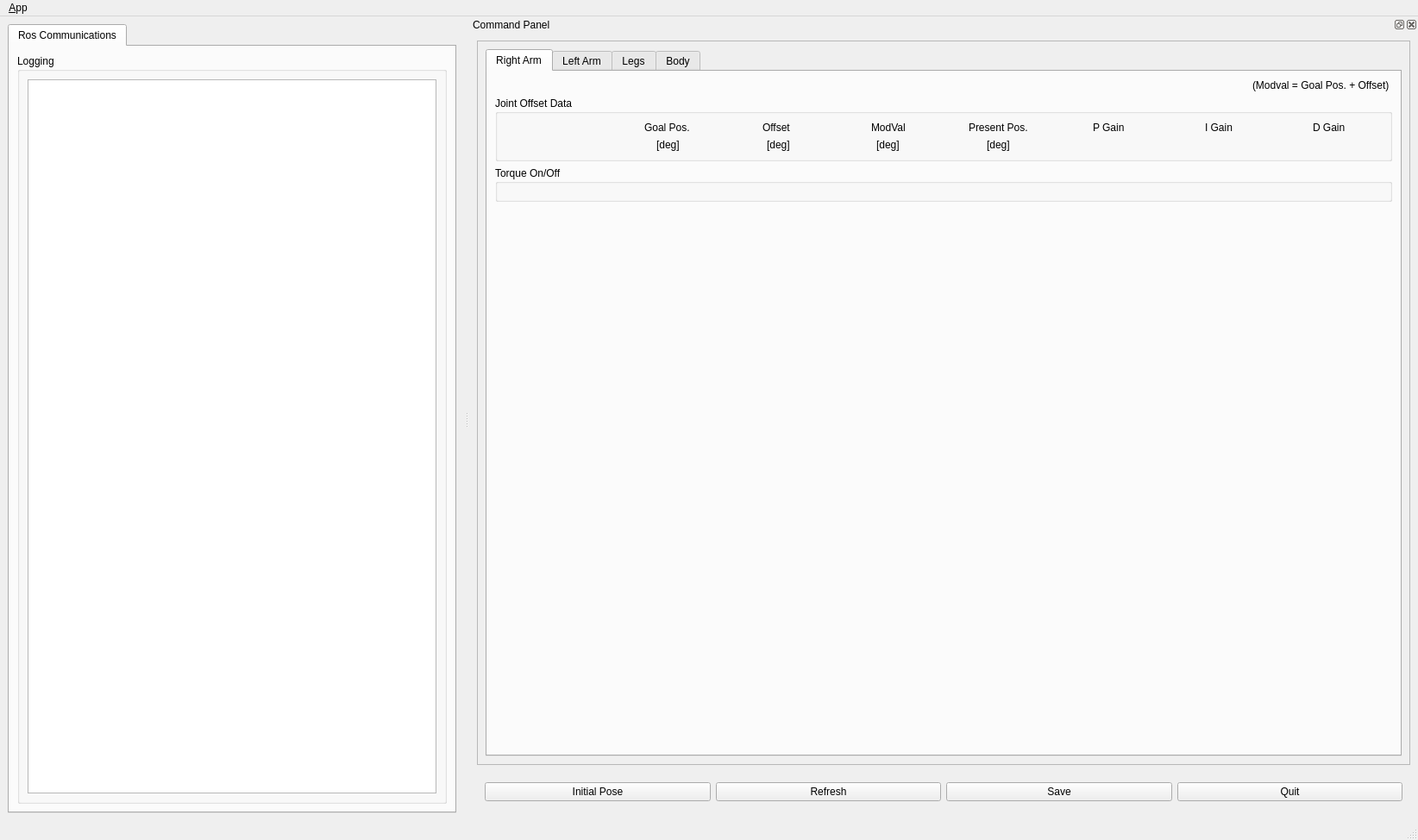
<?xml version="1.0" encoding="UTF-8"?>
<ui version="4.0">
 <class>MainWindow</class>
 <widget class="QMainWindow" name="MainWindow">
  <property name="geometry">
   <rect>
    <x>0</x>
    <y>0</y>
    <width>1644</width>
    <height>974</height>
   </rect>
  </property>
  <property name="sizePolicy">
   <sizepolicy hsizetype="Expanding" vsizetype="Expanding">
    <horstretch>0</horstretch>
    <verstretch>0</verstretch>
   </sizepolicy>
  </property>
  <property name="windowTitle">
   <string>QRosApp</string>
  </property>
  <property name="windowIcon">
   <iconset resource="../resources/images.qrc">
    <normaloff>:/images/icon.png</normaloff>:/images/icon.png</iconset>
  </property>
  <property name="locale">
   <locale language="English" country="Australia"/>
  </property>
  <widget class="QWidget" name="centralwidget">
   <layout class="QHBoxLayout" name="horizontalLayout_3">
    <item>
     <widget class="QTabWidget" name="tab_manager">
      <property name="sizePolicy">
       <sizepolicy hsizetype="Minimum" vsizetype="Preferred">
        <horstretch>0</horstretch>
        <verstretch>0</verstretch>
       </sizepolicy>
      </property>
      <property name="minimumSize">
       <size>
        <width>500</width>
        <height>0</height>
       </size>
      </property>
      <property name="maximumSize">
       <size>
        <width>16777215</width>
        <height>1000</height>
       </size>
      </property>
      <property name="locale">
       <locale language="English" country="Australia"/>
      </property>
      <property name="currentIndex">
       <number>0</number>
      </property>
      <widget class="QWidget" name="tab_status">
       <attribute name="title">
        <string>Ros Communications</string>
       </attribute>
       <layout class="QVBoxLayout" name="verticalLayout_2">
        <item>
         <widget class="QGroupBox" name="logging_groupBox">
          <property name="sizePolicy">
           <sizepolicy hsizetype="MinimumExpanding" vsizetype="Preferred">
            <horstretch>0</horstretch>
            <verstretch>0</verstretch>
           </sizepolicy>
          </property>
          <property name="title">
           <string>Logging</string>
          </property>
          <layout class="QGridLayout" name="gridLayout_3">
           <item row="0" column="0">
            <widget class="QListView" name="view_logging"/>
           </item>
          </layout>
         </widget>
        </item>
       </layout>
      </widget>
     </widget>
    </item>
   </layout>
  </widget>
  <widget class="QMenuBar" name="menubar">
   <property name="geometry">
    <rect>
     <x>0</x>
     <y>0</y>
     <width>1644</width>
     <height>25</height>
    </rect>
   </property>
   <widget class="QMenu" name="menu_File">
    <property name="title">
     <string>&amp;App</string>
    </property>
    <addaction name="action_Preferences"/>
    <addaction name="separator"/>
    <addaction name="actionAbout"/>
    <addaction name="actionAbout_Qt"/>
    <addaction name="separator"/>
    <addaction name="action_Quit"/>
   </widget>
   <addaction name="menu_File"/>
  </widget>
  <widget class="QStatusBar" name="statusbar"/>
  <widget class="QDockWidget" name="dock_status">
   <property name="sizePolicy">
    <sizepolicy hsizetype="Minimum" vsizetype="Preferred">
     <horstretch>0</horstretch>
     <verstretch>0</verstretch>
    </sizepolicy>
   </property>
   <property name="minimumSize">
    <size>
     <width>1100</width>
     <height>878</height>
    </size>
   </property>
   <property name="allowedAreas">
    <set>Qt::RightDockWidgetArea</set>
   </property>
   <property name="windowTitle">
    <string>Command Panel</string>
   </property>
   <attribute name="dockWidgetArea">
    <number>2</number>
   </attribute>
   <widget class="QWidget" name="dockWidgetContents_2">
    <property name="sizePolicy">
     <sizepolicy hsizetype="Minimum" vsizetype="Preferred">
      <horstretch>0</horstretch>
      <verstretch>0</verstretch>
     </sizepolicy>
    </property>
    <layout class="QVBoxLayout" name="verticalLayout">
     <item>
      <widget class="QFrame" name="frame">
       <property name="sizePolicy">
        <sizepolicy hsizetype="Minimum" vsizetype="Minimum">
         <horstretch>0</horstretch>
         <verstretch>0</verstretch>
        </sizepolicy>
       </property>
       <property name="maximumSize">
        <size>
         <width>16777215</width>
         <height>1000</height>
        </size>
       </property>
       <property name="frameShape">
        <enum>QFrame::StyledPanel</enum>
       </property>
       <property name="frameShadow">
        <enum>QFrame::Raised</enum>
       </property>
       <layout class="QVBoxLayout" name="verticalLayout_3">
        <item>
         <widget class="QTabWidget" name="tab">
          <property name="sizePolicy">
           <sizepolicy hsizetype="Minimum" vsizetype="Minimum">
            <horstretch>0</horstretch>
            <verstretch>0</verstretch>
           </sizepolicy>
          </property>
          <property name="minimumSize">
           <size>
            <width>0</width>
            <height>0</height>
           </size>
          </property>
          <property name="maximumSize">
           <size>
            <width>16777215</width>
            <height>3000</height>
           </size>
          </property>
          <property name="currentIndex">
           <number>0</number>
          </property>
          <widget class="QWidget" name="right_arm_tab">
           <attribute name="title">
            <string>Right Arm</string>
           </attribute>
           <layout class="QVBoxLayout" name="verticalLayout_4">
            <item alignment="Qt::AlignRight">
             <widget class="QLabel" name="right_arm_modval">
              <property name="maximumSize">
               <size>
                <width>16777215</width>
                <height>20</height>
               </size>
              </property>
              <property name="text">
               <string>(Modval = Goal Pos. + Offset) </string>
              </property>
             </widget>
            </item>
            <item>
             <widget class="QGroupBox" name="right_arm_group">
              <property name="sizePolicy">
               <sizepolicy hsizetype="Minimum" vsizetype="Minimum">
                <horstretch>0</horstretch>
                <verstretch>0</verstretch>
               </sizepolicy>
              </property>
              <property name="maximumSize">
               <size>
                <width>16777215</width>
                <height>350</height>
               </size>
              </property>
              <property name="title">
               <string>Joint Offset Data</string>
              </property>
              <layout class="QGridLayout" name="gridLayout">
               <item row="1" column="4" alignment="Qt::AlignHCenter">
                <widget class="QLabel" name="r_arm_present_pos">
                 <property name="text">
                  <string>Present Pos.</string>
                 </property>
                </widget>
               </item>
               <item row="2" column="2" alignment="Qt::AlignHCenter">
                <widget class="QLabel" name="r_arm_deg_2">
                 <property name="text">
                  <string>[deg]</string>
                 </property>
                </widget>
               </item>
               <item row="1" column="3" alignment="Qt::AlignHCenter">
                <widget class="QLabel" name="r_arm_modval">
                 <property name="text">
                  <string>ModVal</string>
                 </property>
                </widget>
               </item>
               <item row="1" column="2" alignment="Qt::AlignHCenter">
                <widget class="QLabel" name="r_arm_offset">
                 <property name="text">
                  <string>Offset </string>
                 </property>
                </widget>
               </item>
               <item row="2" column="4" alignment="Qt::AlignHCenter">
                <widget class="QLabel" name="r_arm_deg_4">
                 <property name="text">
                  <string>[deg]</string>
                 </property>
                </widget>
               </item>
               <item row="2" column="3" alignment="Qt::AlignHCenter">
                <widget class="QLabel" name="r_arm_deg_3">
                 <property name="text">
                  <string>[deg]</string>
                 </property>
                </widget>
               </item>
               <item row="1" column="7" alignment="Qt::AlignHCenter">
                <widget class="QLabel" name="r_arm_d_gain">
                 <property name="text">
                  <string>D Gain</string>
                 </property>
                </widget>
               </item>
               <item row="1" column="5" alignment="Qt::AlignHCenter">
                <widget class="QLabel" name="r_arm_p_gain">
                 <property name="text">
                  <string>P Gain</string>
                 </property>
                </widget>
               </item>
               <item row="1" column="6" alignment="Qt::AlignHCenter">
                <widget class="QLabel" name="r_arm_i_gain">
                 <property name="text">
                  <string>I Gain</string>
                 </property>
                </widget>
               </item>
               <item row="1" column="1" alignment="Qt::AlignHCenter">
                <widget class="QLabel" name="r_arm_goal_pos">
                 <property name="text">
                  <string>Goal Pos. </string>
                 </property>
                </widget>
               </item>
               <item row="2" column="1" alignment="Qt::AlignHCenter|Qt::AlignBottom">
                <widget class="QLabel" name="r_arm_deg_1">
                 <property name="text">
                  <string>[deg]</string>
                 </property>
                </widget>
               </item>
               <item row="1" column="0">
                <widget class="QLabel" name="label">
                 <property name="text">
                  <string/>
                 </property>
                </widget>
               </item>
               <item row="2" column="0">
                <widget class="QLabel" name="label_2">
                 <property name="text">
                  <string/>
                 </property>
                </widget>
               </item>
              </layout>
             </widget>
            </item>
            <item>
             <widget class="QGroupBox" name="right_arm_torque">
              <property name="sizePolicy">
               <sizepolicy hsizetype="Preferred" vsizetype="Preferred">
                <horstretch>0</horstretch>
                <verstretch>0</verstretch>
               </sizepolicy>
              </property>
              <property name="maximumSize">
               <size>
                <width>2100</width>
                <height>200</height>
               </size>
              </property>
              <property name="title">
               <string>Torque On/Off</string>
              </property>
              <layout class="QGridLayout" name="gridLayout_2"/>
             </widget>
            </item>
            <item>
             <spacer name="verticalSpacer">
              <property name="orientation">
               <enum>Qt::Vertical</enum>
              </property>
              <property name="sizeHint" stdset="0">
               <size>
                <width>20</width>
                <height>40</height>
               </size>
              </property>
             </spacer>
            </item>
           </layout>
          </widget>
          <widget class="QWidget" name="left_arm_tab">
           <attribute name="title">
            <string>Left Arm</string>
           </attribute>
           <layout class="QVBoxLayout" name="verticalLayout_5">
            <item alignment="Qt::AlignRight">
             <widget class="QLabel" name="left_arm_modval">
              <property name="text">
               <string>(Modval = Goal Pos. + Offset) </string>
              </property>
             </widget>
            </item>
            <item>
             <widget class="QGroupBox" name="left_arm_group">
              <property name="sizePolicy">
               <sizepolicy hsizetype="Minimum" vsizetype="Minimum">
                <horstretch>0</horstretch>
                <verstretch>0</verstretch>
               </sizepolicy>
              </property>
              <property name="maximumSize">
               <size>
                <width>16777215</width>
                <height>350</height>
               </size>
              </property>
              <property name="title">
               <string>Joint Offset Data</string>
              </property>
              <layout class="QGridLayout" name="gridLayout_4">
               <item row="0" column="6" alignment="Qt::AlignHCenter">
                <widget class="QLabel" name="l_arm_i_gain">
                 <property name="text">
                  <string>I Gain</string>
                 </property>
                </widget>
               </item>
               <item row="0" column="4" alignment="Qt::AlignHCenter">
                <widget class="QLabel" name="l_arm_present_pos">
                 <property name="text">
                  <string>Present Pos.</string>
                 </property>
                </widget>
               </item>
               <item row="0" column="1" alignment="Qt::AlignHCenter">
                <widget class="QLabel" name="l_arm_goal_pos">
                 <property name="text">
                  <string>Goal Pos.</string>
                 </property>
                </widget>
               </item>
               <item row="0" column="3" alignment="Qt::AlignHCenter">
                <widget class="QLabel" name="l_arm_modval">
                 <property name="text">
                  <string>ModVal</string>
                 </property>
                </widget>
               </item>
               <item row="0" column="5" alignment="Qt::AlignHCenter">
                <widget class="QLabel" name="l_arm_p_gain">
                 <property name="text">
                  <string>P Gain</string>
                 </property>
                </widget>
               </item>
               <item row="1" column="1" alignment="Qt::AlignHCenter">
                <widget class="QLabel" name="l_arm_deg_1">
                 <property name="text">
                  <string>[deg]</string>
                 </property>
                </widget>
               </item>
               <item row="0" column="2" alignment="Qt::AlignHCenter">
                <widget class="QLabel" name="l_arm_offset">
                 <property name="text">
                  <string>Offset</string>
                 </property>
                </widget>
               </item>
               <item row="1" column="4" alignment="Qt::AlignHCenter">
                <widget class="QLabel" name="l_arm_deg_4">
                 <property name="text">
                  <string>[deg]</string>
                 </property>
                </widget>
               </item>
               <item row="1" column="3" alignment="Qt::AlignHCenter">
                <widget class="QLabel" name="l_arm_deg_3">
                 <property name="text">
                  <string>[deg]</string>
                 </property>
                </widget>
               </item>
               <item row="1" column="2" alignment="Qt::AlignHCenter">
                <widget class="QLabel" name="l_arm_deg_2">
                 <property name="text">
                  <string>[deg]</string>
                 </property>
                </widget>
               </item>
               <item row="0" column="7" alignment="Qt::AlignHCenter">
                <widget class="QLabel" name="l_arm_d_gain">
                 <property name="text">
                  <string>D Gain</string>
                 </property>
                </widget>
               </item>
               <item row="1" column="0">
                <widget class="QLabel" name="label_4">
                 <property name="text">
                  <string/>
                 </property>
                </widget>
               </item>
               <item row="0" column="0">
                <widget class="QLabel" name="label_3">
                 <property name="text">
                  <string/>
                 </property>
                </widget>
               </item>
              </layout>
             </widget>
            </item>
            <item>
             <widget class="QGroupBox" name="left_arm_torque">
              <property name="maximumSize">
               <size>
                <width>2000</width>
                <height>150</height>
               </size>
              </property>
              <property name="title">
               <string>Torque On/Off</string>
              </property>
              <layout class="QGridLayout" name="gridLayout_5"/>
             </widget>
            </item>
            <item>
             <spacer name="verticalSpacer_2">
              <property name="orientation">
               <enum>Qt::Vertical</enum>
              </property>
              <property name="sizeHint" stdset="0">
               <size>
                <width>20</width>
                <height>40</height>
               </size>
              </property>
             </spacer>
            </item>
           </layout>
          </widget>
          <widget class="QWidget" name="leg_tab">
           <attribute name="title">
            <string>Legs</string>
           </attribute>
           <layout class="QGridLayout" name="gridLayout_6">
            <item row="0" column="0" alignment="Qt::AlignRight">
             <widget class="QLabel" name="leg_modval">
              <property name="text">
               <string>(Modval = Goal Pos. + Offset) </string>
              </property>
             </widget>
            </item>
            <item row="3" column="0">
             <spacer name="verticalSpacer_3">
              <property name="orientation">
               <enum>Qt::Vertical</enum>
              </property>
              <property name="sizeHint" stdset="0">
               <size>
                <width>20</width>
                <height>40</height>
               </size>
              </property>
             </spacer>
            </item>
            <item row="1" column="0">
             <widget class="QGroupBox" name="leg_group">
              <property name="title">
               <string>Joint Offset Data</string>
              </property>
              <layout class="QGridLayout" name="gridLayout_7">
               <item row="1" column="4" alignment="Qt::AlignHCenter">
                <widget class="QLabel" name="leg_deg_4">
                 <property name="text">
                  <string>[deg]</string>
                 </property>
                </widget>
               </item>
               <item row="0" column="3" alignment="Qt::AlignHCenter">
                <widget class="QLabel" name="leg_modval_2">
                 <property name="text">
                  <string>Modval</string>
                 </property>
                </widget>
               </item>
               <item row="0" column="2" alignment="Qt::AlignHCenter">
                <widget class="QLabel" name="leg_offset">
                 <property name="text">
                  <string>Offset</string>
                 </property>
                </widget>
               </item>
               <item row="1" column="3" alignment="Qt::AlignHCenter">
                <widget class="QLabel" name="leg_deg_3">
                 <property name="text">
                  <string>[deg]</string>
                 </property>
                </widget>
               </item>
               <item row="0" column="5" alignment="Qt::AlignHCenter">
                <widget class="QLabel" name="leg_p_gain">
                 <property name="text">
                  <string>P Gain</string>
                 </property>
                </widget>
               </item>
               <item row="1" column="2" alignment="Qt::AlignHCenter">
                <widget class="QLabel" name="leg_deg_2">
                 <property name="text">
                  <string>[deg]</string>
                 </property>
                </widget>
               </item>
               <item row="0" column="6" alignment="Qt::AlignHCenter">
                <widget class="QLabel" name="leg_i_gain">
                 <property name="text">
                  <string>I Gain</string>
                 </property>
                </widget>
               </item>
               <item row="1" column="1" alignment="Qt::AlignHCenter">
                <widget class="QLabel" name="leg_deg_1">
                 <property name="text">
                  <string>[deg]</string>
                 </property>
                </widget>
               </item>
               <item row="0" column="4" alignment="Qt::AlignHCenter">
                <widget class="QLabel" name="leg_present_pos">
                 <property name="text">
                  <string>Present Pos.</string>
                 </property>
                </widget>
               </item>
               <item row="0" column="1" alignment="Qt::AlignHCenter">
                <widget class="QLabel" name="leg_goal_pos">
                 <property name="text">
                  <string>Goal Pos.</string>
                 </property>
                </widget>
               </item>
               <item row="0" column="7" alignment="Qt::AlignHCenter">
                <widget class="QLabel" name="leg_d_gain">
                 <property name="text">
                  <string>D Gain</string>
                 </property>
                </widget>
               </item>
               <item row="1" column="0">
                <widget class="QLabel" name="label_6">
                 <property name="text">
                  <string/>
                 </property>
                </widget>
               </item>
               <item row="0" column="0">
                <widget class="QLabel" name="label_5">
                 <property name="text">
                  <string/>
                 </property>
                </widget>
               </item>
              </layout>
             </widget>
            </item>
            <item row="2" column="0">
             <widget class="QGroupBox" name="leg_torque">
              <property name="title">
               <string>Torque On/Off</string>
              </property>
              <layout class="QGridLayout" name="gridLayout_8"/>
             </widget>
            </item>
           </layout>
          </widget>
          <widget class="QWidget" name="body_tab">
           <attribute name="title">
            <string>Body</string>
           </attribute>
           <layout class="QGridLayout" name="gridLayout_9">
            <item row="3" column="0">
             <spacer name="verticalSpacer_4">
              <property name="orientation">
               <enum>Qt::Vertical</enum>
              </property>
              <property name="sizeHint" stdset="0">
               <size>
                <width>20</width>
                <height>40</height>
               </size>
              </property>
             </spacer>
            </item>
            <item row="0" column="0" alignment="Qt::AlignRight">
             <widget class="QLabel" name="body_modval">
              <property name="text">
               <string>(Modval = Goal Pos. + Offset) </string>
              </property>
             </widget>
            </item>
            <item row="1" column="0">
             <widget class="QGroupBox" name="body_group">
              <property name="title">
               <string>Joint Offset Data</string>
              </property>
              <layout class="QGridLayout" name="gridLayout_10">
               <item row="0" column="6" alignment="Qt::AlignHCenter">
                <widget class="QLabel" name="body_i_gain">
                 <property name="text">
                  <string>I Gain</string>
                 </property>
                </widget>
               </item>
               <item row="0" column="5" alignment="Qt::AlignHCenter">
                <widget class="QLabel" name="body_p_gain">
                 <property name="text">
                  <string>P Gain</string>
                 </property>
                </widget>
               </item>
               <item row="0" column="4" alignment="Qt::AlignHCenter">
                <widget class="QLabel" name="body_preset_pos">
                 <property name="text">
                  <string>Present Pos.</string>
                 </property>
                </widget>
               </item>
               <item row="1" column="3" alignment="Qt::AlignHCenter">
                <widget class="QLabel" name="body_deg_3">
                 <property name="text">
                  <string>[deg]</string>
                 </property>
                </widget>
               </item>
               <item row="0" column="3" alignment="Qt::AlignHCenter">
                <widget class="QLabel" name="body_modval_2">
                 <property name="text">
                  <string>Modval</string>
                 </property>
                </widget>
               </item>
               <item row="1" column="2" alignment="Qt::AlignHCenter">
                <widget class="QLabel" name="body_deg_2">
                 <property name="text">
                  <string>[deg]</string>
                 </property>
                </widget>
               </item>
               <item row="0" column="7" alignment="Qt::AlignHCenter">
                <widget class="QLabel" name="body_d_gain">
                 <property name="text">
                  <string>D Gain</string>
                 </property>
                </widget>
               </item>
               <item row="0" column="2" alignment="Qt::AlignHCenter">
                <widget class="QLabel" name="body_offset">
                 <property name="text">
                  <string>Offset</string>
                 </property>
                </widget>
               </item>
               <item row="0" column="1" alignment="Qt::AlignHCenter">
                <widget class="QLabel" name="body_goal_pos">
                 <property name="text">
                  <string>Goal Pos.</string>
                 </property>
                </widget>
               </item>
               <item row="1" column="1" alignment="Qt::AlignHCenter">
                <widget class="QLabel" name="body_deg_1">
                 <property name="text">
                  <string>[deg]</string>
                 </property>
                </widget>
               </item>
               <item row="1" column="4" alignment="Qt::AlignHCenter">
                <widget class="QLabel" name="body_deg_4">
                 <property name="text">
                  <string>[deg]</string>
                 </property>
                </widget>
               </item>
               <item row="0" column="0">
                <widget class="QLabel" name="label_7">
                 <property name="text">
                  <string/>
                 </property>
                </widget>
               </item>
               <item row="1" column="0">
                <widget class="QLabel" name="label_8">
                 <property name="text">
                  <string/>
                 </property>
                </widget>
               </item>
              </layout>
             </widget>
            </item>
            <item row="2" column="0">
             <widget class="QGroupBox" name="body_torque">
              <property name="title">
               <string>Torque On/Off</string>
              </property>
              <layout class="QGridLayout" name="gridLayout_11">
               <item row="0" column="0">
                <widget class="QLabel" name="empty_1">
                 <property name="text">
                  <string/>
                 </property>
                </widget>
               </item>
               <item row="0" column="2">
                <widget class="QLabel" name="empty_3">
                 <property name="text">
                  <string/>
                 </property>
                </widget>
               </item>
               <item row="0" column="1">
                <widget class="QLabel" name="empty_2">
                 <property name="text">
                  <string/>
                 </property>
                </widget>
               </item>
              </layout>
             </widget>
            </item>
           </layout>
          </widget>
         </widget>
        </item>
       </layout>
      </widget>
     </item>
     <item>
      <widget class="QWidget" name="widget" native="true">
       <property name="sizePolicy">
        <sizepolicy hsizetype="Minimum" vsizetype="Minimum">
         <horstretch>0</horstretch>
         <verstretch>0</verstretch>
        </sizepolicy>
       </property>
       <property name="maximumSize">
        <size>
         <width>16777215</width>
         <height>50</height>
        </size>
       </property>
       <layout class="QHBoxLayout" name="horizontalLayout">
        <item>
         <widget class="QPushButton" name="inipose_button">
          <property name="text">
           <string>Initial Pose</string>
          </property>
         </widget>
        </item>
        <item>
         <widget class="QPushButton" name="refresh_button">
          <property name="text">
           <string>Refresh</string>
          </property>
         </widget>
        </item>
        <item>
         <widget class="QPushButton" name="save_button">
          <property name="text">
           <string>Save</string>
          </property>
         </widget>
        </item>
        <item>
         <widget class="QPushButton" name="quit_button">
          <property name="text">
           <string>Quit</string>
          </property>
         </widget>
        </item>
       </layout>
      </widget>
     </item>
    </layout>
   </widget>
  </widget>
  <action name="action_Quit">
   <property name="text">
    <string>&amp;Quit</string>
   </property>
   <property name="shortcut">
    <string>Ctrl+Q</string>
   </property>
   <property name="shortcutContext">
    <enum>Qt::ApplicationShortcut</enum>
   </property>
  </action>
  <action name="action_Preferences">
   <property name="text">
    <string>&amp;Preferences</string>
   </property>
  </action>
  <action name="actionAbout">
   <property name="text">
    <string>&amp;About</string>
   </property>
  </action>
  <action name="actionAbout_Qt">
   <property name="text">
    <string>About &amp;Qt</string>
   </property>
  </action>
 </widget>
 <resources>
  <include location="../resources/images.qrc"/>
 </resources>
 <connections>
  <connection>
   <sender>action_Quit</sender>
   <signal>triggered()</signal>
   <receiver>MainWindow</receiver>
   <slot>close()</slot>
   <hints>
    <hint type="sourcelabel">
     <x>-1</x>
     <y>-1</y>
    </hint>
    <hint type="destinationlabel">
     <x>399</x>
     <y>299</y>
    </hint>
   </hints>
  </connection>
  <connection>
   <sender>quit_button</sender>
   <signal>clicked()</signal>
   <receiver>MainWindow</receiver>
   <slot>close()</slot>
   <hints>
    <hint type="sourcelabel">
     <x>859</x>
     <y>552</y>
    </hint>
    <hint type="destinationlabel">
     <x>469</x>
     <y>299</y>
    </hint>
   </hints>
  </connection>
 </connections>
 <buttongroups>
  <buttongroup name="right_arm_torque_buttongroup">
   <property name="exclusive">
    <bool>false</bool>
   </property>
  </buttongroup>
  <buttongroup name="body_torque_buttongroup">
   <property name="exclusive">
    <bool>false</bool>
   </property>
  </buttongroup>
  <buttongroup name="leg_torque_buttongroup">
   <property name="exclusive">
    <bool>false</bool>
   </property>
  </buttongroup>
  <buttongroup name="left_arm_torque_buttongroup">
   <property name="exclusive">
    <bool>false</bool>
   </property>
  </buttongroup>
 </buttongroups>
</ui>
